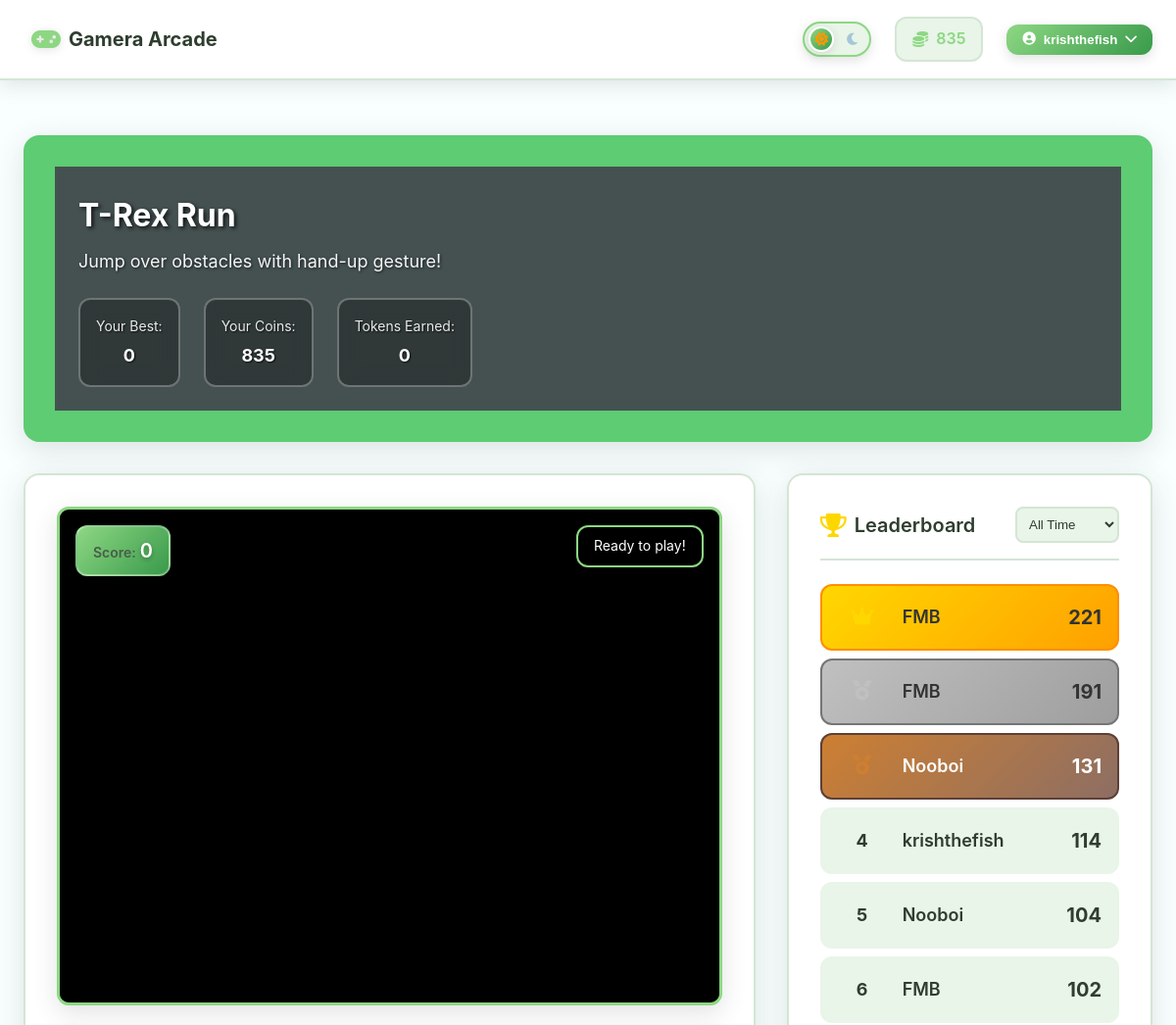
The page /game/trex_run (signed in, upper part) on the database as committed earlier.
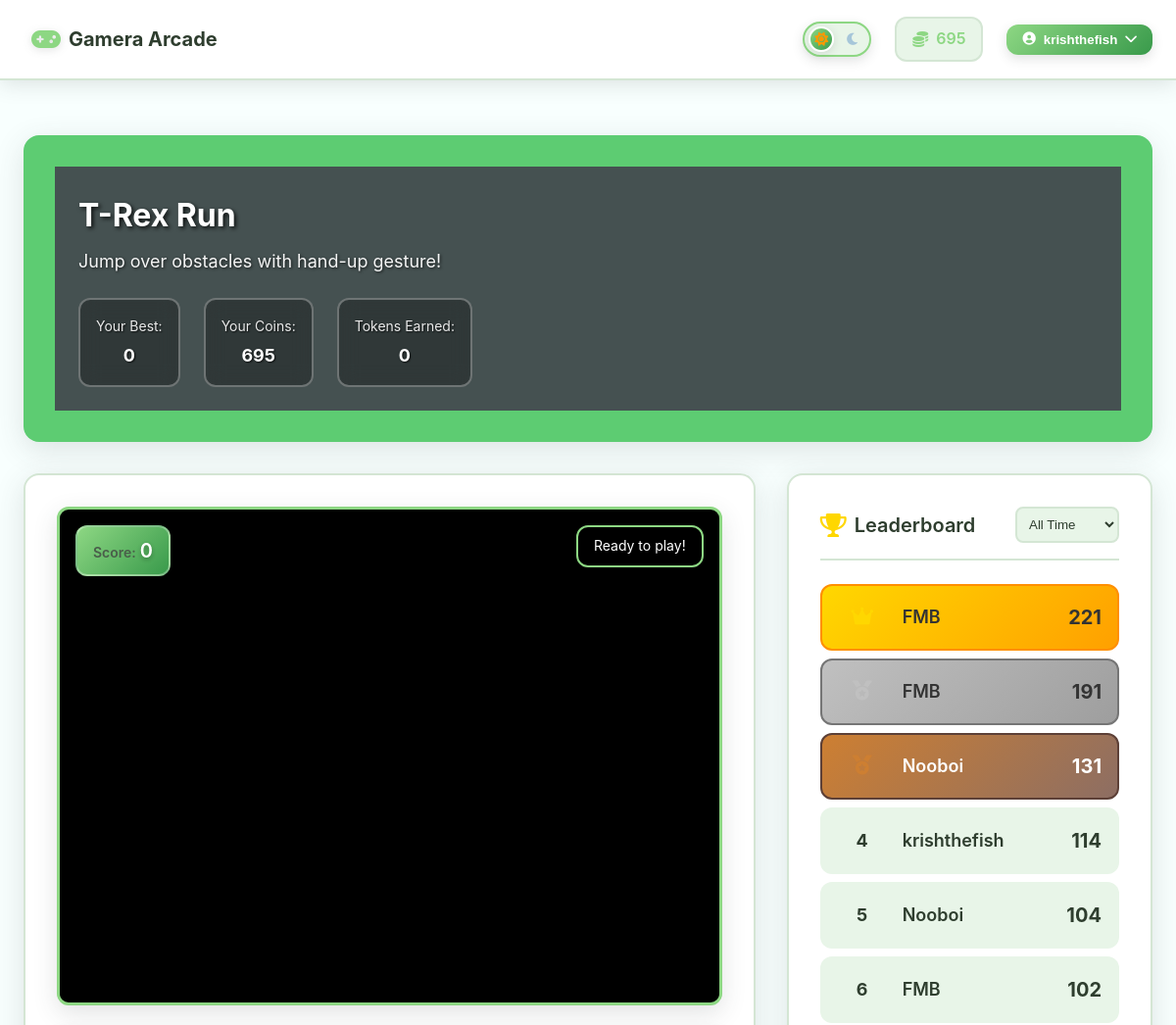
The same page on the database as committed later.
### app.py (models this page shows)
class User(db.Model):
    id = db.Column(db.Integer, primary_key=True)
    username = db.Column(db.String(80), unique=True, nullable=False)
    email = db.Column(db.String(120), unique=True, nullable=False)
    password_hash = db.Column(db.String(120), nullable=False)
    wallet_address = db.Column(db.String(42), nullable=True)  # Web3 wallet address
    tokens = db.Column(db.Integer, default=1000)  # Game tokens earned
    created_at = db.Column(db.DateTime, default=datetime.utcnow)
    scores = db.relationship('Score', backref='user', lazy=True)

### app.py (the view)
@app.route('/game/<game_id>')
def game(game_id):
    if game_id not in GAMES_CONFIG:
        flash('Game not found!', 'error')
        return redirect(url_for('index'))
    game_config = GAMES_CONFIG[game_id]
    leaderboard = db.session.query(Score, User.username)\
        .join(User)\
        .filter(Score.game_name == game_id)\
        .order_by(Score.score.desc())\
        .limit(10)\
        .all()
    user = None
    if 'user_id' in session:
        user = User.query.get(session['user_id'])
    return render_template('game.html',
                         game_id=game_id,
                         game_config=game_config,
                         leaderboard=leaderboard,
                         user=user)

### templates/game.html (shortened to what this page needs)
{% extends "layout.html" %}
{% block content %}
<div class="game-page">
  <div class="game-header">
      <div class="game-header-content">
          <div class="game-info" style="background-color:rgb(69, 81, 81);">
              <h1 class="game-title">{{ game_config.name }}</h1>
              <p class="game-description">{{ game_config.description }}</p>
              <div class="game-stats">
                  <div class="stat-item">
                      <span class="stat-label">Your Best:</span>
                      <span class="stat-value" id="personalBest">Loading...</span>
                  </div>
                  <div class="stat-item">
                      <span class="stat-label">Your Coins:</span>
                      <span class="stat-value" id="userCoins">{% if user %}{{ user.tokens }}{% else %}0{% endif %}</span>
                  </div>
                  <div class="stat-item">
                      <span class="stat-label">Tokens Earned:</span>
                      <span class="stat-value" id="tokensEarned">0</span>
                  </div>
              </div>
          </div>
      </div>
  </div>
  <div class="game-content">
      <div class="game-canvas-section">
          <div class="canvas-container">
              {% if game_config.status == 'active' %}
                  <div class="game-overlay-ui">
                      <div class="score-display">
                          <span class="score-label">Score:</span>
                          <span class="score-value" id="currentScore">0</span>
                      </div>
                      <div class="game-status" id="gameStatus">
                          Ready to play!
                      </div>
                  </div>
              {% endif %}
          </div>
      </div>
      <div class="leaderboard-section">
          <div class="leaderboard-header">
              <h3 class="leaderboard-title">
                  <i class="fas fa-trophy"></i>
                  Leaderboard
              </h3>
              <div class="leaderboard-filter">
                  <select id="leaderboardFilter" onchange="filterLeaderboard()">
                      <option value="all">All Time</option>
                  </select>
              </div>
          </div>
          <div class="leaderboard-list">
              {% if leaderboard %}
                  {% for score, username in leaderboard %}
                      <div class="leaderboard-item {% if loop.index <= 3 %}top-{{ loop.index }}{% endif %}">
                          <div class="rank">
                              {% if loop.index == 1 %}
                                  <i class="fas fa-crown gold"></i>
                              {% elif loop.index == 2 %}
                                  <i class="fas fa-medal silver"></i>
                              {% elif loop.index == 3 %}
                                  <i class="fas fa-medal bronze"></i>
                              {% else %}
                                  <span class="rank-number">{{ loop.index }}</span>
                              {% endif %}
                          </div>
                          <div class="player-info">
                              <span class="player-name">{{ username }}</span>
                              <span class="player-score">{{ score.score }}</span>
                          </div>
                      </div>
                  {% endfor %}
              {% else %}
                  <div class="empty-leaderboard">
                      <i class="fas fa-trophy"></i>
                      <p>No scores yet. Be the first to play!</p>
                  </div>
              {% endif %}
          </div>
      </div>
  </div>
</div>
{% endblock %}

### templates/layout.html (shortened to what this page needs)
<!DOCTYPE html>
<html lang="en">
<head>
    <link rel="stylesheet" href="{{ url_for('static', filename='css/style.css') }}">
    <link href="https://cdnjs.cloudflare.com/ajax/libs/font-awesome/6.0.0/css/all.min.css" rel="stylesheet">
</head>
<body>
    <nav class="navbar">
        <div class="nav-container">
            <div class="nav-brand">
                <a href="{{ url_for('index') }}" class="brand-link">
                    <i class="fas fa-gamepad brand-icon"></i>
                    <span class="brand-text">Gamera Arcade</span>
                </a>
            </div>
            <div class="nav-controls">
                <div class="theme-toggle">
                    <label for="theme-switch" class="theme-label">
                        <i class="fas fa-sun sun-icon"></i>
                        <i class="fas fa-moon moon-icon"></i>
                        <span class="toggle-slider"></span>
                    </label>
                </div>
                {% if session.user_id %}
                <div class="nav-coins">
                    <i class="fas fa-coins"></i>
                    <span>{{ session.tokens }}</span>
                </div>
                {% endif %}
                <div class="profile-dropdown">
                    {% if session.user_id %}
                        <button class="profile-btn" onclick="toggleDropdown()">
                            <i class="fas fa-user-circle"></i>
                            <span>{{ session.username }}</span>
                            <i class="fas fa-chevron-down dropdown-arrow"></i>
                        </button>
                    {% else %}
                        <a href="{{ url_for('auth') }}" class="auth-btn">
                            <i class="fas fa-sign-in-alt"></i>
                            <span>Login</span>
                        </a>
                    {% endif %}
                </div>
            </div>
        </div>
    </nav>
    <main class="main-content">
        {% block content %}{% endblock %}
    </main>
</body>
</html>

Rows that differ between the two databases and show on the page:
changed User "krishthefish": tokens "835" → "695"
Other text that changed with them:
{{ session.tokens }}: "835" → "695"
